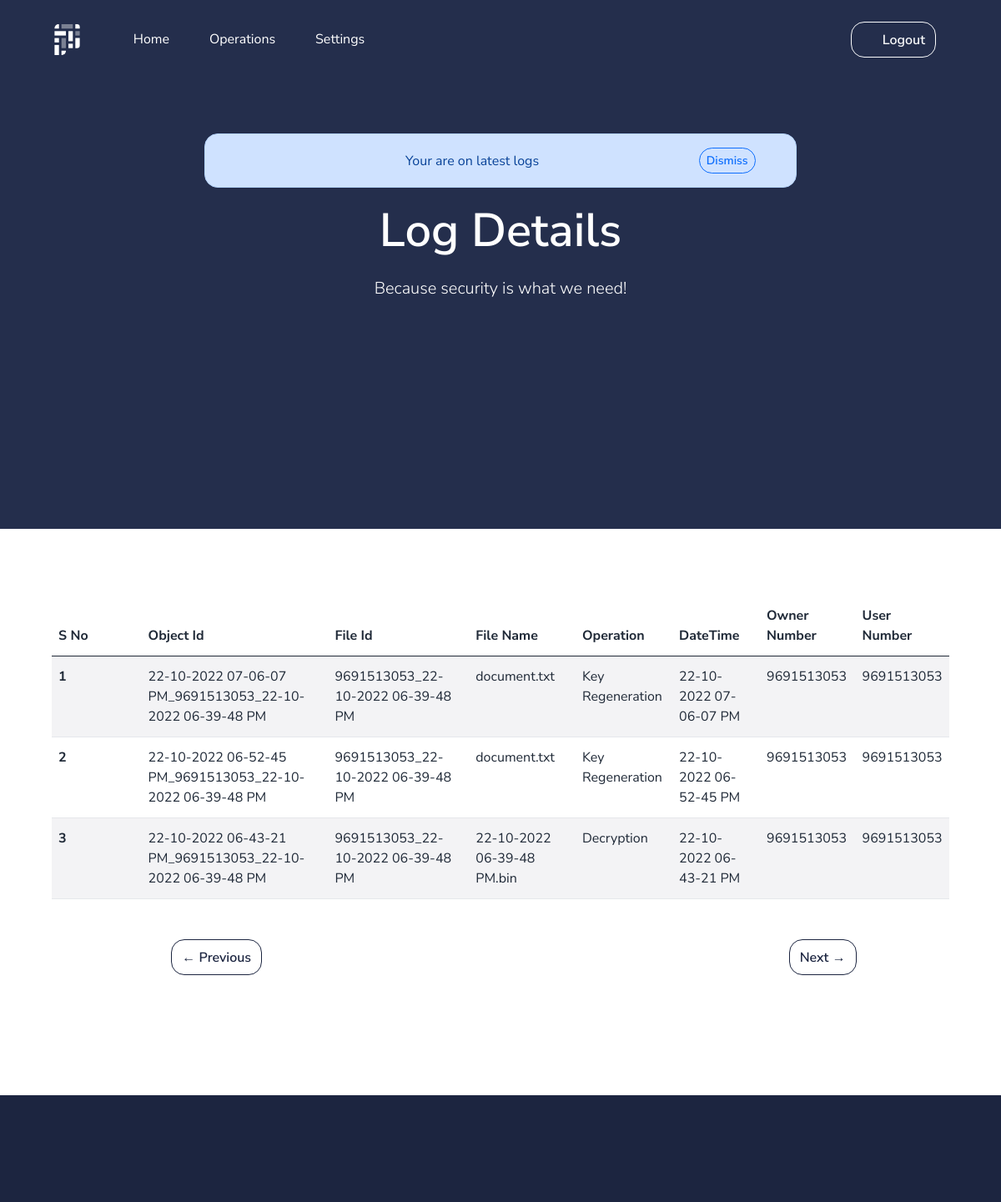
The app's page /logdetails (signed in), older data.
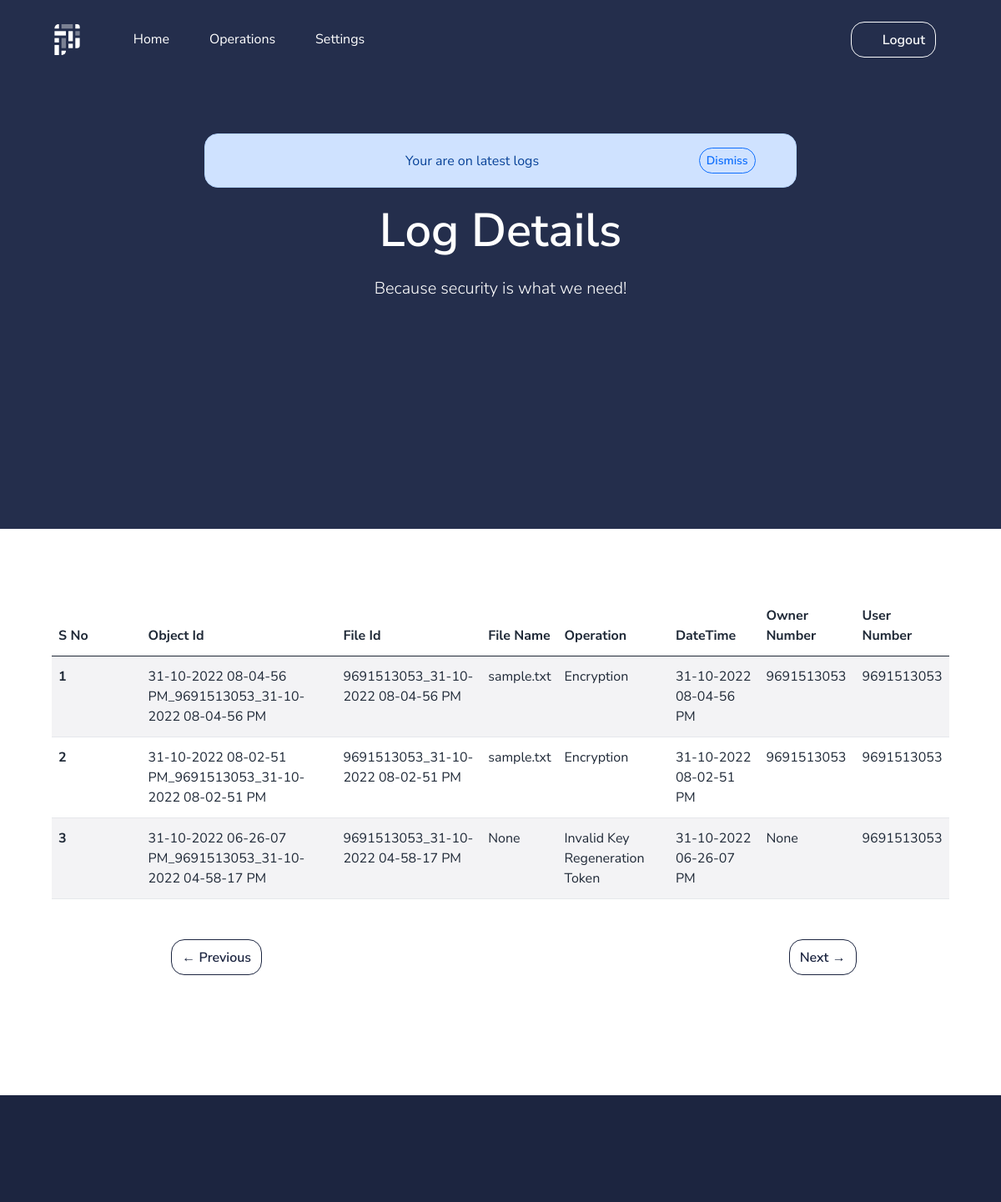
The same page, newer data.
### app.py (models this page shows)
class LogT(db.Model):
    ObjectId = db.Column(db.String(150), primary_key=True)
    file_id  = db.Column(db.String(150), nullable=False)
    file_name = db.Column(db.String(150), nullable=False)
    operation = db.Column(db.String(20),nullable=False)
    date_time = db.Column(db.String(50),nullable=False)
    owner_no=db.Column(db.String(150),nullable=False)
    user_no=db.Column(db.Integer,nullable=False)

### app.py (the view)
@app.route("/logdetails")
def logdetails():
    if 'email' in session:
        c = LogT.query.filter(LogT.file_id.startswith(str(session['phone'])) | LogT.user_no.startswith(str(session['phone']))).order_by(LogT.ObjectId.desc()).all()
        last = math.ceil(len(c)/3)
        page = request.args.get('page')
        if (not str(page).isnumeric()):
            page = 1
        page = int(page)
        c = c[(page-1)*3:(page-1)*3+ 3]
        if last==1:
            prev = "#"
            next = "#"
            flash("Your have only these logs","info")
        elif page==1:
            prev = "#"
            next = "/logdetails?page="+ str(page+1)
            flash("Your are on latest logs","info")
        elif page==last:
            prev = "/logdetails?page="+ str(page-1)
            next = "#"
            flash("Your are on oldest logs","info")
        else:
            prev = "/logdetails?page="+ str(page-1)
            next = "/logdetails?page="+ str(page+1)
        return render_template('home/logtable.html',allfeed=c, prev=prev, next=next)
    else:
        return redirect("/login")

### templates/home/logtable.html (shortened to what the changed rows need)
{% extends "layouts/base.html" %}
{% block content %}
    <main>
        <section class="section section-header pb-11 bg-primary text-white">
            <div class="container">
                <div class="row justify-content-center">
                    <div class="col-12 col-xl-8 text-center">
                        {% with messages = get_flashed_messages(with_categories=true) %}
                        {% if messages %}
                              {% for cato,message in messages %}
                              <div class="alert alert-{{cato}} alert-dismissible d-flex align-items-center justify-content-between" role="alert">
                                <svg class="bi flex-shrink-0 me-2" width="24" height="24" role="img" aria-label="Success:"><use xlink:href="#check-circle-fill"/></svg>
                                    {{message}}
                                    <button type="button" class="btn btn-light btn-outline-{{cato}} btn-sm" data-bs-dismiss="alert" aria-label="Close" style="margin:0% 0%">Dismiss</button>
                              </div>
                              {% endfor %}
                        {% endif %}
                        {% endwith %}
                        <h1 class="display-2 mb-3">Log Details</h1>
                        <p class="lead">Because security is what we need!</p>
                    </div>
                </div>
            </div>
        </section>
        <section class="section section-lg pt-6">
            <div class="container">
                            <div class="table-responsive">
                                     {% if allfeed|length==0 %}
                                     <div class="alert alert-info text-center" role="alert">
                                         No Logs Availabe!!!
                                       </div>
                                     {% else %}
                               <div class="mb-5">
                                 <table class="table table-striped">
                                         <thead>
                                           <tr>
                                             <th scope="col"  style="width:10%">S No</th>
                                             <th scope="col">Object Id</th>
                                             <th scope="col">File Id</th>
                                             <th scope="col">File Name</th>
                                             <th scope="col">Operation</th>
                                             <th scope="col">DateTime</th>
                                             <th scope="col">Owner Number</th>
                                             <th scope="col">User Number</th>
                                           </tr>
                                         </thead>
                                         <tbody>
                                 {% for rows in allfeed %}
                                   <tr>
                                     <th scope="row">{{loop.index}}</th>
                                     <td>{{rows.ObjectId}}</td>
                                     <td>{{rows.file_id}}</td>
                                     <td>{{rows.file_name}}</td>
                                     <td>{{rows.operation}}</td>
                                     <td>{{rows.date_time}}</td>
                                     <td>{{rows.owner_no}}</td>
                                     <td>{{rows.user_no}}</td>
                                 </tr>
                                 {% endfor %}
                                 {% endif %}
                                 </tbody>
                               </table>
                               </div>
                               </div>
                              </div>
        </section>
    </main>
{% endblock content %}

Row changes from the older to the newer data that the page shows:
removed LogT: ObjectId "22-10-2022 07-06-07 PM_9691513053_22-10-2022 06-39-48 PM", file_id "9691513053_22-10-2022 06-39-48 PM", file_name "document.txt", operation "Key Regeneration", date_time "22-10-2022 07-06-07 PM", owner_no "9691513053", user_no "9691513053"
removed LogT: ObjectId "22-10-2022 06-52-45 PM_9691513053_22-10-2022 06-39-48 PM", file_id "9691513053_22-10-2022 06-39-48 PM", file_name "document.txt", operation "Key Regeneration", date_time "22-10-2022 06-52-45 PM", owner_no "9691513053", user_no "9691513053"
removed LogT: ObjectId "22-10-2022 06-43-21 PM_9691513053_22-10-2022 06-39-48 PM", file_id "9691513053_22-10-2022 06-39-48 PM", file_name "22-10-2022 06-39-48 PM.bin", operation "Decryption", date_time "22-10-2022 06-43-21 PM", owner_no "9691513053", user_no "9691513053"
added LogT: ObjectId "31-10-2022 08-04-56 PM_9691513053_31-10-2022 08-04-56 PM", file_id "9691513053_31-10-2022 08-04-56 PM", file_name "sample.txt", operation "Encryption", date_time "31-10-2022 08-04-56 PM", owner_no "9691513053", user_no "9691513053"
added LogT: ObjectId "31-10-2022 08-02-51 PM_9691513053_31-10-2022 08-02-51 PM", file_id "9691513053_31-10-2022 08-02-51 PM", file_name "sample.txt", operation "Encryption", date_time "31-10-2022 08-02-51 PM", owner_no "9691513053", user_no "9691513053"
added LogT: ObjectId "31-10-2022 06-26-07 PM_9691513053_31-10-2022 04-58-17 PM", file_id "9691513053_31-10-2022 04-58-17 PM", file_name "None", operation "Invalid Key Regeneration Token", date_time "31-10-2022 06-26-07 PM", owner_no "None", user_no "9691513053"
